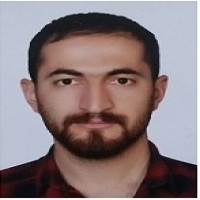
#> input picture inan.jpg, 200 x 200 px
$ jupyter execute --allow-errors inan_computer_vision_task_1.ipynb
#> lines starting #> are read from the running program, lines starting #| are printed output that depends on the picture
[cell 1]
import numpy as np
import cv2
from matplotlib import pyplot as plt
image=cv2.imread("inan.jpg")
#> image is the input picture: shape (200, 200, 3); mean B, G, R 123.8, 121.5, 136.4
cv2.imshow('original_image', image)
cv2.waitKey(0)
cv2.destroyAllWindows()

[cell 2]
gray_image=cv2.cvtColor(image,cv2.COLOR_BGR2GRAY)
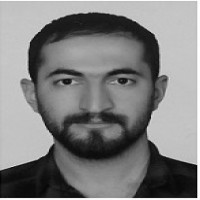
#> gray_image: shape (200, 200); min 1, max 255, mean 126.3

cv2.imshow('original_image', image)
cv2.imshow('grayed_image',gray_image)
cv2.waitKey(0)

[cell 3]
image_neg = 255 - image
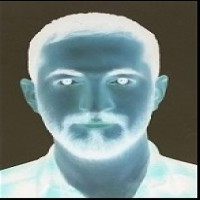
#> image_neg: shape (200, 200, 3); mean B, G, R 131.2, 133.5, 118.6
cv2.imshow('original_image', image)
cv2.imshow('negative_contrast',image_neg)
cv2.waitKey(0)

[cell 4]
image_blurred = cv2.blur(src=image, ksize=(5, 5))
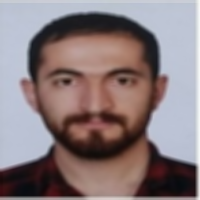
#> image_blurred: shape (200, 200, 3); mean B, G, R 123.5, 121.2, 136.1
cv2.imshow('original_image', image)
cv2.imshow('blurred_image', image_blurred)
cv2.waitKey()
cv2.destroyAllWindows()

[cell 5]
from __future__ import print_function
from builtins import input
#for input image let take f(i,j) its matrix. Then the operation g(i,j)=\alphaf(i,j)+\beta gives new image.
#In here \alpha and \beta are positive constant.
alpha = 1.0 # Simple contrast control
beta = 0    # Simple brightness control

#> (the rest of this cell did not finish here and is left out)

Bu kod sonucunda orijinal resimde değişiklik olmaz. Çünkü g(i,j)=f(i,j) elde edilir.

[cell 6]
from __future__ import print_function
from builtins import input
#for input image let take f(i,j) its matrix. Then the operation g(i,j)=\alphaf(i,j)+\beta gives new image.
#In here \alpha and \beta are positive constant.
alpha = 2 # Simple contrast control
beta = 1   # Simple brightness control

#> (the rest of this cell did not finish here and is left out)

Alpha parametresi contrastı etkilerken beta parametresi parlaklığı etkiler. Burada contrast iki katına çıkar.

[cell 7]
from __future__ import print_function
from builtins import input
#for input image let take f(i,j) its matrix. Then the operation g(i,j)=\alphaf(i,j)+\beta gives new image.
#In here \alpha and \beta are positive constant.
alpha = 0.5 # Simple contrast control
beta = 1   # Simple brightness control

#> (the rest of this cell did not finish here and is left out)

Burada kontrast yarıya düşer.

[cell 8]
def gammaCorrection(src, gamma):#(input/255)^(1/gamma)
#> called with gamma = 3
    invGamma = 1 / gamma

    table = [((i / 255) ** invGamma) * 255 for i in range(256)] #ouput of gammacorrection equals to ((input/255)^(1/gamma))*255
    table = np.array(table, np.uint8)

    return cv2.LUT(src, table)
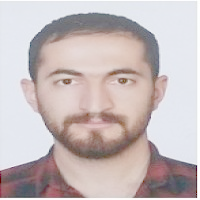
#> returned value: shape (200, 200, 3); mean of channels 0, 1, 2 187.2, 186.8, 198.3; drawn as B, G, R


img = cv2.imread('inan.jpg')
gammaImg = gammaCorrection(img, 3) #gamma=0.33

cv2.imshow('Original image', img)
cv2.imshow('Gamma corrected image', gammaImg)
cv2.waitKey(0)
cv2.destroyAllWindows()
